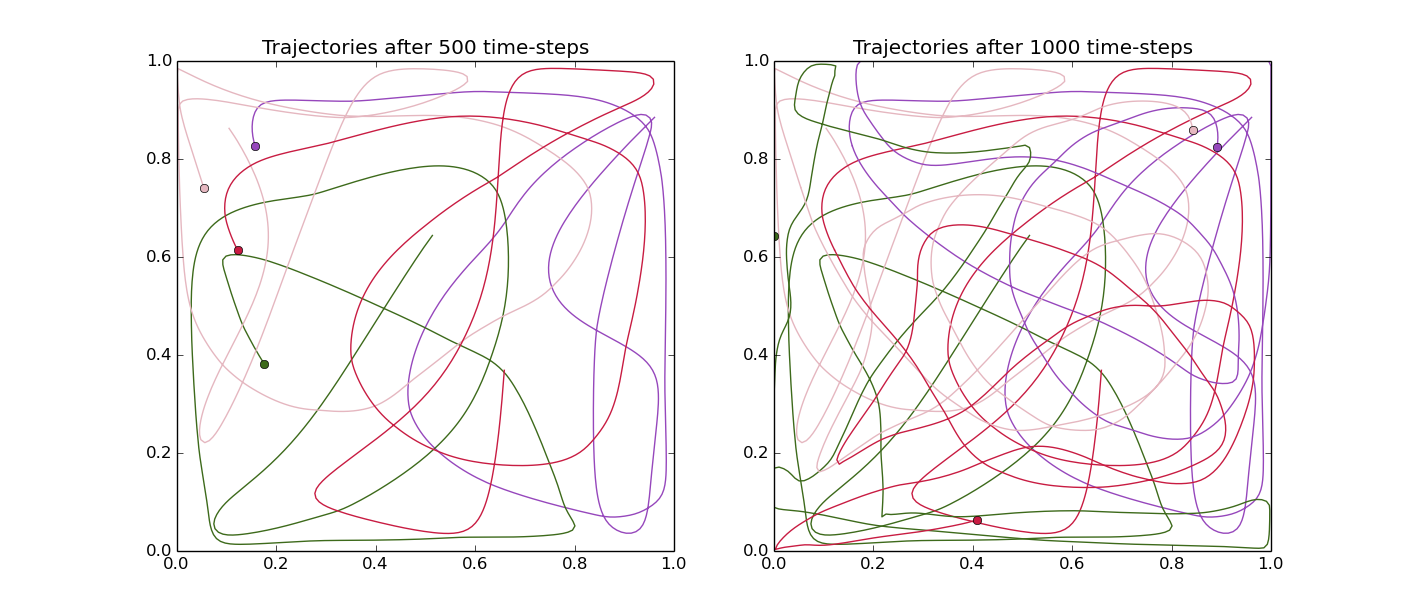

Generate this figure with Python:

import random
import matplotlib.pyplot as plt

from smc.probdist import ProbDist
from smc.agent import Agent
from smc.dynamic_smc import DynamicSMC

import plot_utils


if __name__ == '__main__':


    # Define probability distribution
    prob_dist = ProbDist(xmin=0.0, xmax=1.0, ymin=0.0, ymax=1.0)
    # Define DynamicSMC object
    dynamic_smc = DynamicSMC(prob_dist)
    n_agents = 4
    random.seed(967218)
    # add agents to coverage object
    for iagent in range(n_agents):
        dynamic_smc.add_agent(Agent(random.random(), random.random()))

    # defining colors for each agents for plotting
    colors = [[random.random() for _ in range(3)] for _ in range(n_agents)]

    print 'First run:'
    # First run the algorithm for 500 time-steps
    first_run_trajectories = dynamic_smc.time_steps(500, 0.01, return_trajectories=True)

    # plot trajectories
    plt.figure(figsize=(14, 6))
    plt.subplot(1, 2, 1)
    plot_utils.plot_trajectories(first_run_trajectories, colors)
    plt.axis([0, 1, 0, 1])
    plt.title('Trajectories after 500 time-steps')

    print 'Second run:'
    # run the algorithm for 500 more time-steps
    second_run_trajectories = dynamic_smc.time_steps(500, 0.01, return_trajectories=True)
    plt.subplot(1, 2, 2)
    plot_utils.plot_trajectories(first_run_trajectories, colors, plot_end=False)
    plot_utils.plot_trajectories(second_run_trajectories, colors)
    plt.axis([0, 1, 0, 1])
    plt.title('Trajectories after 1000 time-steps')
    plt.show()
